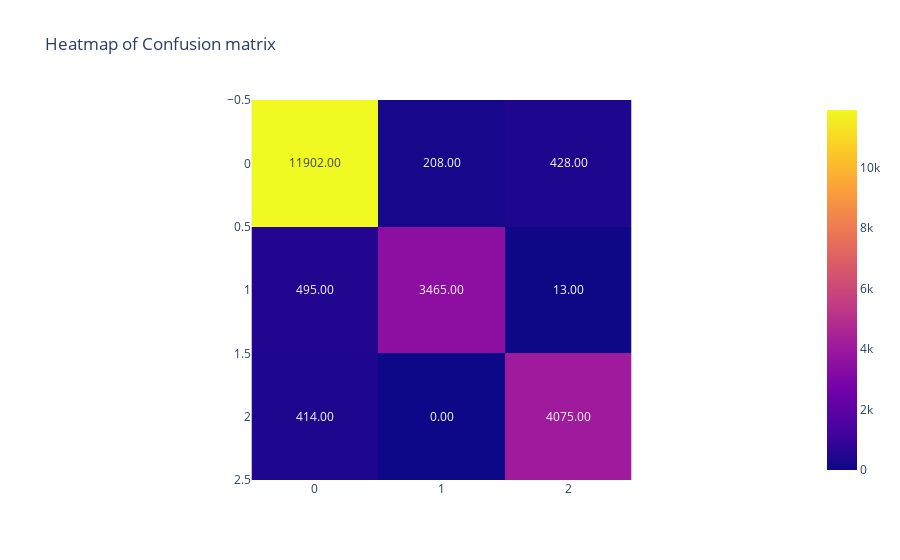

The notebook cell saved with this chart:
### Markdown cell above
### 1.1. Regresja logistyczna

### Code cell
# logistic regression
from sklearn.linear_model import LogisticRegression

lg = LogisticRegression(random_state=101, solver='lbfgs', multi_class='multinomial',max_iter=10000)
lg_score = score(lg, "Logistic Regression")

### Figure 1 — Plotly figure (JSON) as saved in the notebook; plotly's stock layout.template omitted (floating-point values rounded to 4 significant figures)
{"data": [{"coloraxis": "coloraxis", "hovertemplate": "x: %{x}<br>y: %{y}<br>color: %{z}<extra></extra>", "name": "0", "texttemplate": "%{z:.2f}", "type": "heatmap", "xaxis": "x", "yaxis": "y", "z": [[11902, 208, 428], [495, 3465, 13], [414, 0, 4075]]}], "layout": {"coloraxis": {"colorscale": [[0, "#0d0887"], [0.1111, "#46039f"], [0.2222, "#7201a8"], [0.3333, "#9c179e"], [0.4444, "#bd3786"], [0.5556, "#d8576b"], [0.6667, "#ed7953"], [0.7778, "#fb9f3a"], [0.8889, "#fdca26"], [1, "#f0f921"]]}, "title": {"text": "Heatmap of Confusion matrix"}, "xaxis": {"anchor": "y", "constrain": "domain", "domain": [0, 1], "scaleanchor": "y"}, "yaxis": {"anchor": "x", "autorange": "reversed", "constrain": "domain", "domain": [0, 1]}}}
